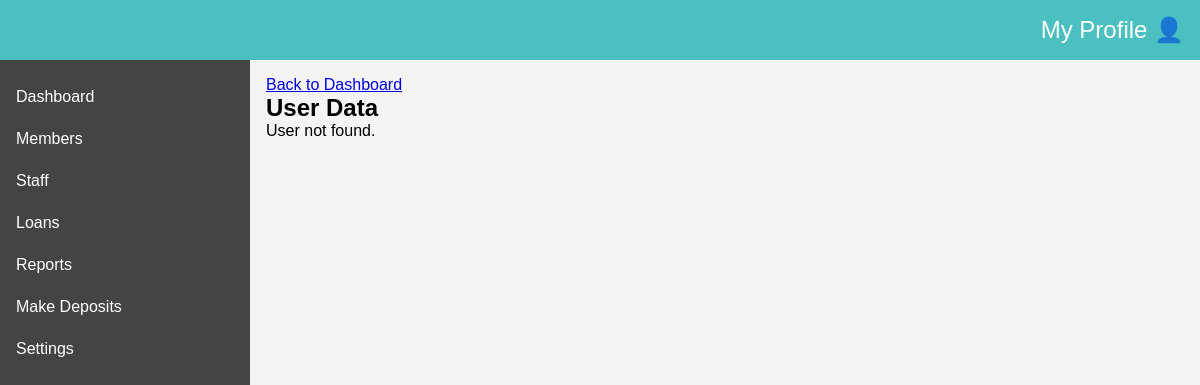
The page /admin/view_user/hinnmachache@hotmail.com (signed in) on the database as committed earlier.
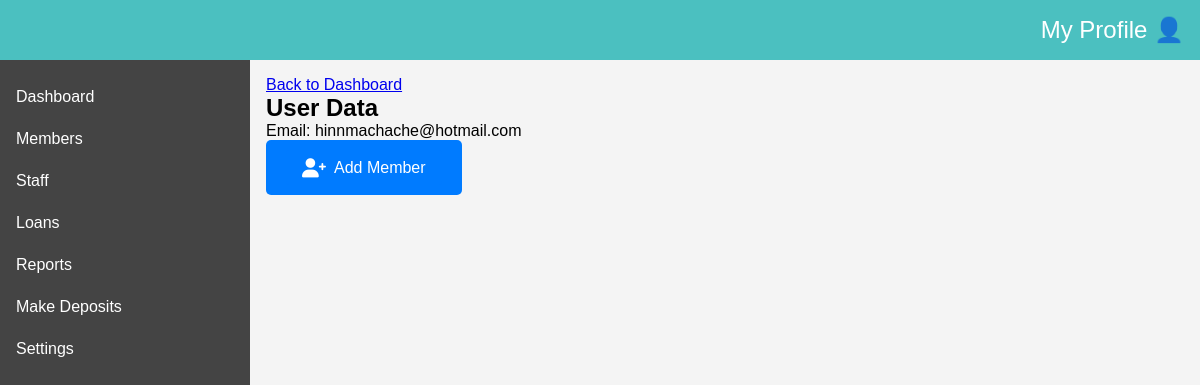
The same page on the database as committed later.
### main_app/models.py (models this page shows, shortened)
class User(db.Model, UserMixin):
    user_id = db.Column(db.String(10), primary_key=True)
    username = db.Column(db.String(30), unique=True, nullable=False)
    email = db.Column(db.String(120), unique=True, nullable=False)
    role = db.Column(db.String(6), nullable=False)
    password = db.Column(db.String, nullable=False)
    personal_data = db.relationship('User_personalData', back_populates='user', uselist=False)
    personal_loan = db.relationship("Loan", back_populates="loan_user", uselist=False)
    account = db.relationship('Account', back_populates='user')
    withdrawals = db.relationship('Withdrawals', back_populates='user')
    deposits = db.relationship('Deposit', back_populates='user')

### main_app/routes.py (the view)
@app.route("/admin/view_user/<email>")
@login_required
@role_required('admin')
def view_user_data(email):
    user = User.query.filter_by(email=email).first()
    admin = Admin.query.filter_by(email=email).first()
    return render_template("admin/view_user.html", user=user, admin=admin)

### main_app/models.py (called while the page is built)
@login_manager.user_loader
def load_user(user_id):
    user_id = str(user_id)
    if user_id.startswith('user_'):
        return User.query.get(user_id)
    elif user_id.startswith('admin_'):
        return Admin.query.get(user_id)
    return None  # Return None if no user/admin is found

### main_app/routes.py (called while the page is built)
def role_required(role):
    def wrapper(fn):
        @wraps(fn)
        def decorated_view(*args, **kwargs):
            if not current_user.is_authenticated:
                return redirect(url_for('login'))
            try:
                if current_user.role != role:
                    flash("You do not have permission to access this page.")
                    abort(404, description="You do not have permission to access this page.")
                    return redirect(url_for('home'))
            except AttributeError:
                abort(404, description="You do not have permission to access this page. Access denied. Please contact Admin")
            return fn(*args, **kwargs)
        return decorated_view
    return wrapper

### main_app/templates/admin/view_user.html (shortened to what this page needs)
{% extends "admin/layout.html" %}
{% block main_cont %}
<div>
    <a href="{{ url_for('admin_index') }}" class="btn btn-secondary">Back to Dashboard</a>
</div>
<h2>User Data</h2>
{% if user %}
<p>Email: {{ user.email }}</p>
<a href="{{ url_for('add_personal_data') }}" class="button-link"><button class="action-button"><i
            class="fas fa-user-plus"></i> Add Member</button></a>
</div>
{% elif admin%}
<p>Email: {{ admin.email }}</p>
<div class="action-buttons"></div>
<a href="{{ url_for('add_personal_data') }}" class="button-link"><button class="action-button"><i
            class="fas fa-user-plus"></i> Add Member</button></a>
</div>
{% else %}
<p>User not found.</p>
{% endif %}
{% endblock %}

Rows that differ between the two databases and show on the page:
added User: email "hinnmachache@hotmail.com"
Other text that changed with them:
text no longer shown: "User not found."
text now shown: "Email: Add Member"
